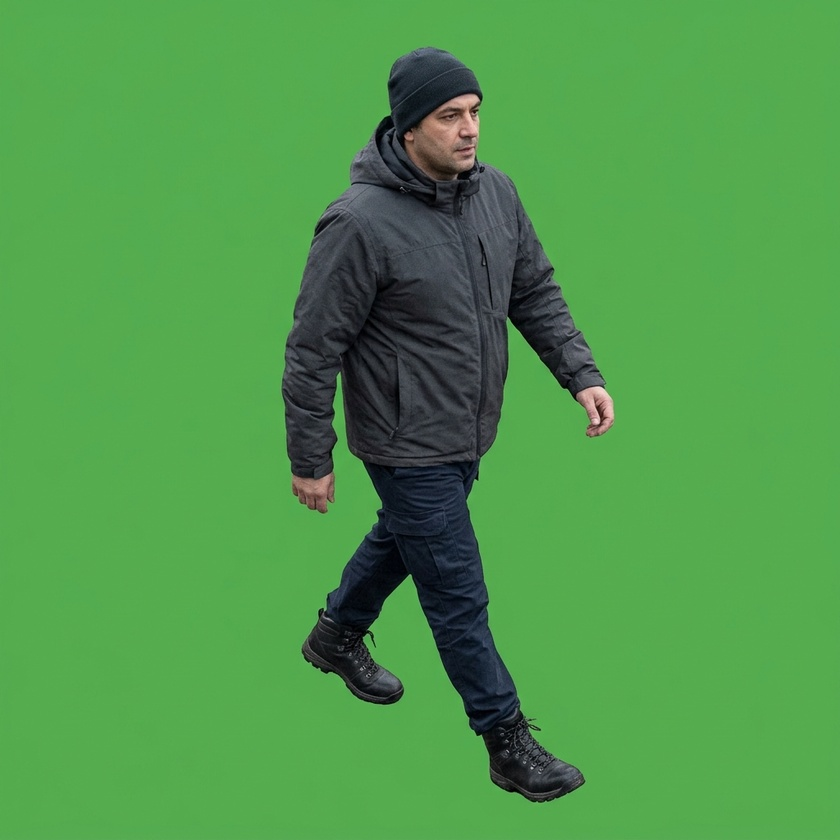
#> input picture assets/human_intruder.jpg, 840 x 840 px, shrunk from 1024 x 1024 before the run, found by its file name
$ python extract_human_cutout.py
#> lines starting #> are read from the running program, lines starting #| are printed output that depends on the picture; after the words box and inside, x2 and y2 are one past the last pixel; in counts of white or black regions, pixels touching at a corner belong together
"""
Extracts human intruder cutout from green screen background.
"""
import os
import cv2
import numpy as np

img = cv2.imread("assets/human_intruder.jpg")
#> img is the input picture: shape (840, 840, 3); mean B, G, R 75.4, 152.4, 79.1
hsv = cv2.cvtColor(img, cv2.COLOR_BGR2HSV)
#> hsv: shape (840, 840, 3); mean H, S, V 64.9, 127.4, 153.8

# Green range
lower_green = np.array([35, 60, 60])
upper_green = np.array([85, 255, 255])

mask = cv2.inRange(hsv, lower_green, upper_green)
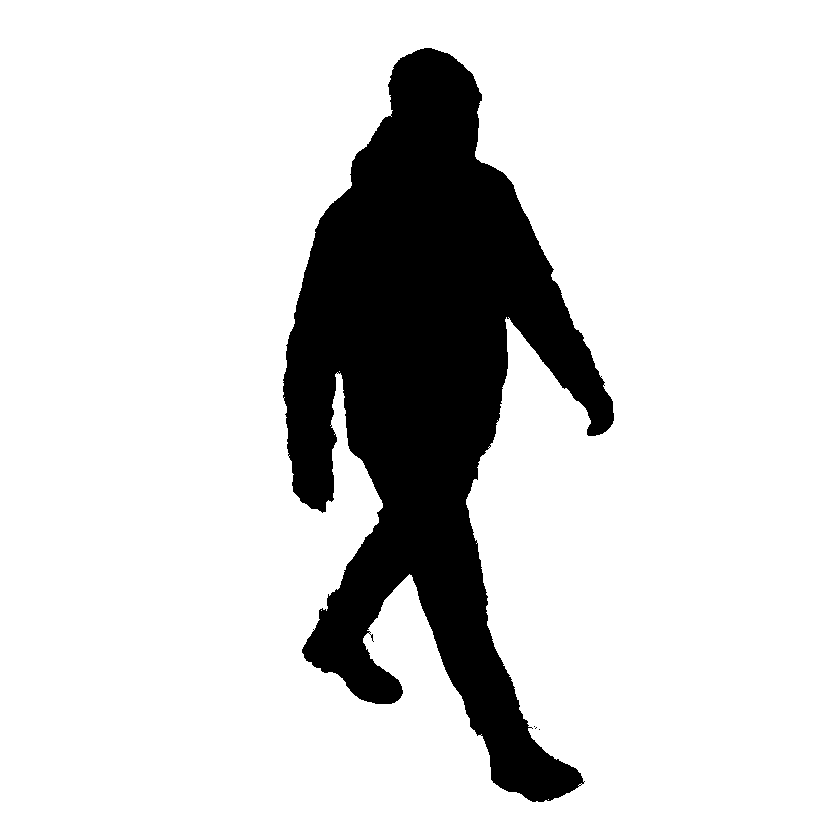
#> mask: shape (840, 840); 83.9% white; 4 black regions (3 under 20 px), largest, box (x1, y1, x2, y2) and area: (283, 48, 614, 802) 113673
# Invert mask so person is 255 (white) and background is 0 (black)
person_mask = cv2.bitwise_not(mask)

# Clean up mask
kernel = cv2.getStructuringElement(cv2.MORPH_ELLIPSE, (5, 5))
person_mask = cv2.morphologyEx(person_mask, cv2.MORPH_CLOSE, kernel)
#> person_mask: shape (840, 840); 16.1% white; 2 white regions (1 under 20 px), largest, box (x1, y1, x2, y2) and area: (283, 48, 614, 802) 113833
person_mask = cv2.GaussianBlur(person_mask, (3, 3), 0)
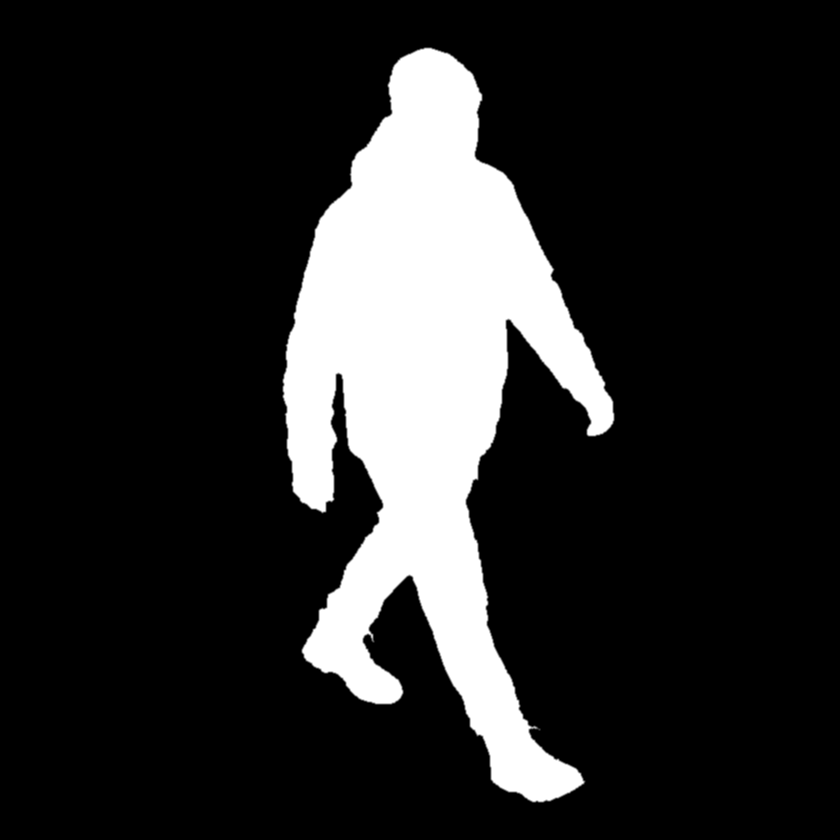
#> person_mask: shape (840, 840); min 0, max 255, mean 41.1

# Create RGBA image
b, g, r = cv2.split(img)
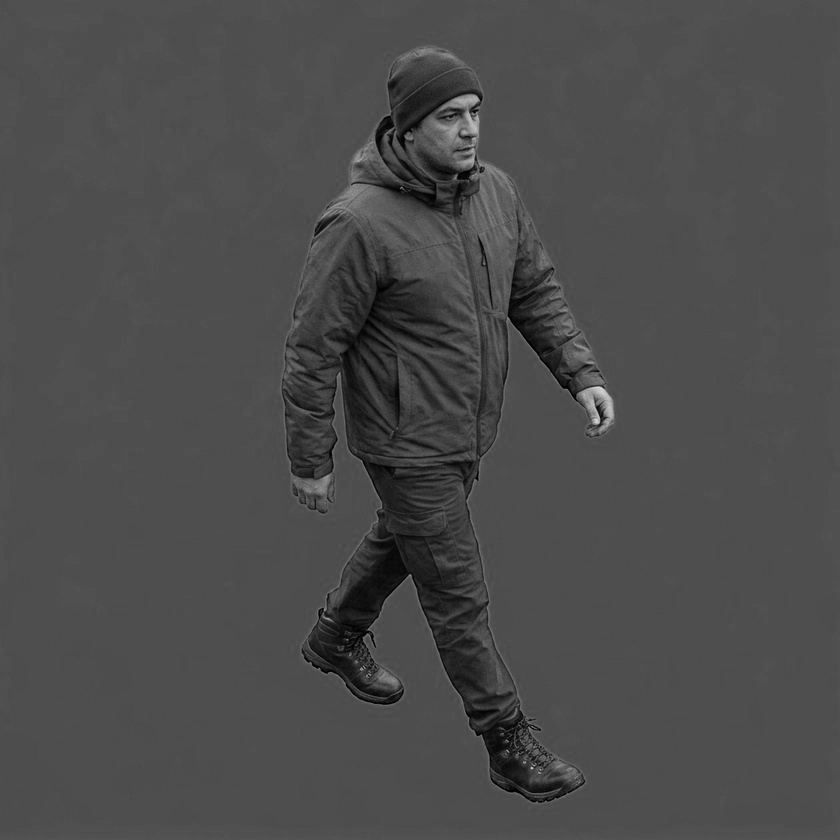
#> b: shape (840, 840); min 0, max 219, mean 75.4
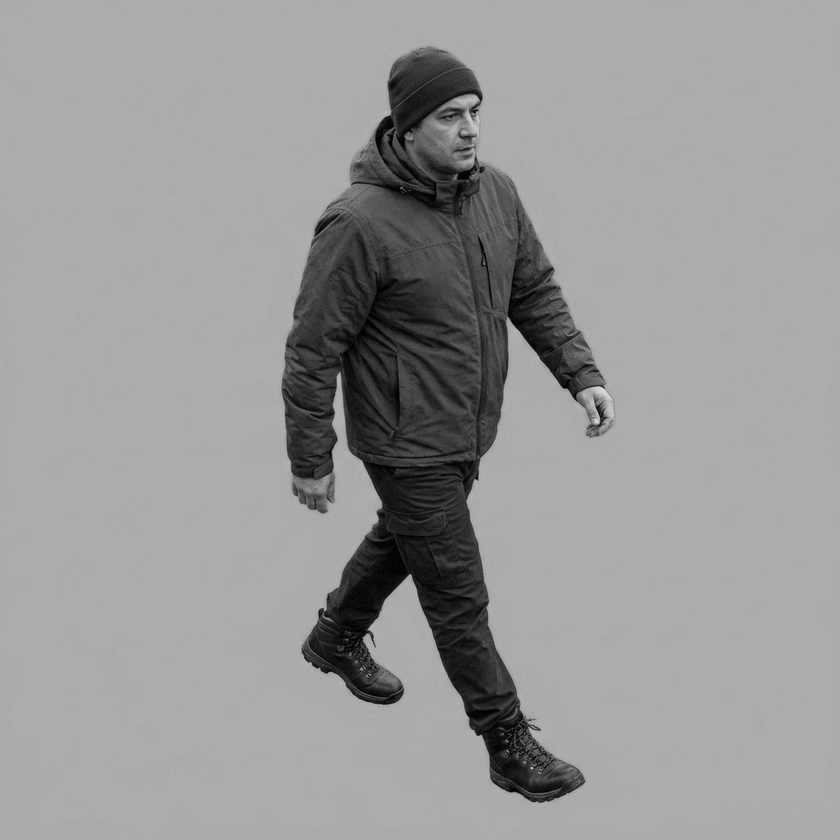
#> g: shape (840, 840); min 0, max 226, mean 152.4
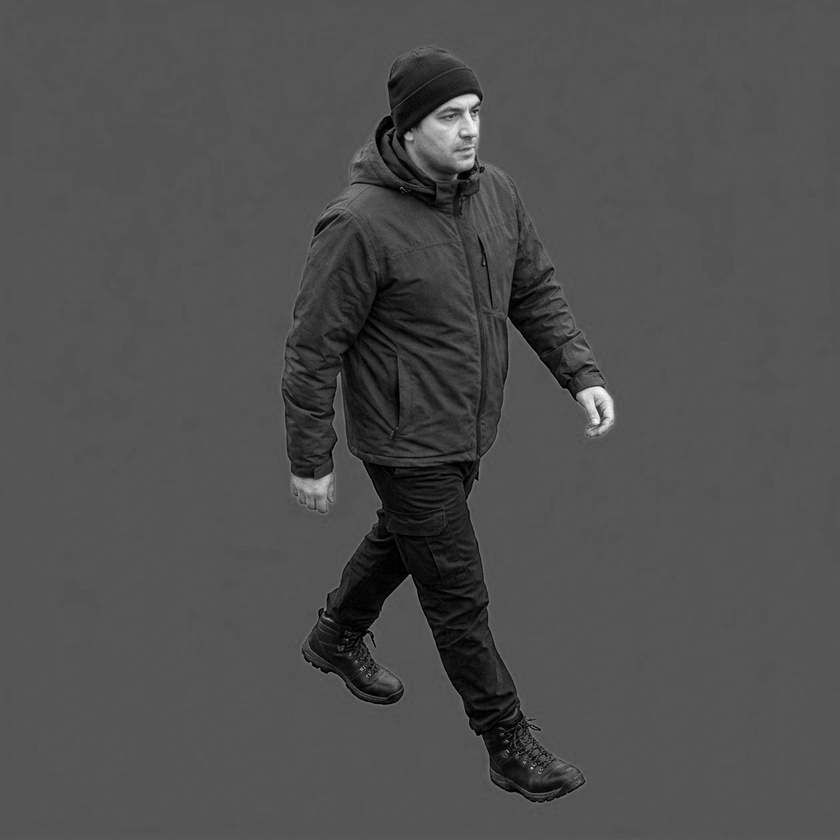
#> r: shape (840, 840); min 0, max 250, mean 79.1
rgba = cv2.merge([b, g, r, person_mask])

# Find bounding box of person to crop tightly
pts = cv2.findNonZero(person_mask)
#> pts = contour of 117438 points, box (x1, y1, x2, y2) (282, 47, 615, 803), area 37464
x, y, w, h = cv2.boundingRect(pts)
#> x = 282; y = 47; w = 333; h = 756
cropped_person = rgba[y:y+h, x:x+w]
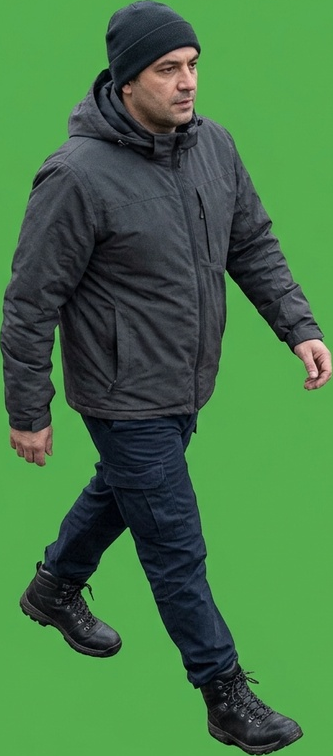
#> cropped_person: shape (756, 333, 4); mean B, G, R, A 69.8, 117.2, 69, 115.3

cv2.imwrite("assets/human_intruder_transparent.png", cropped_person)
print(f"Extracted transparent human intruder cutout: {w}x{h} saved to assets/human_intruder_transparent.png")
#| Extracted transparent human intruder cutout: 333x756 saved to assets/human_intruder_transparent.png
